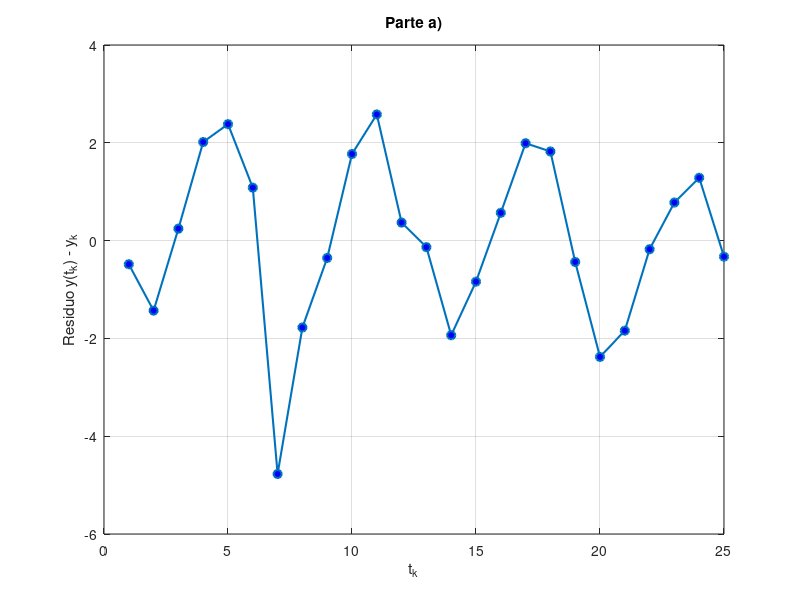

The MATLAB script that drew this image:
t = (1:25)';
y = [ 5.0291 6.5099 5.3666 4.1272 4.2948 ...
      6.1261 12.5140 10.0502 9.1614 7.5677 ...
      7.2920 10.0357 11.0708 13.4045 12.8415 ...
      11.9666 11.0765 11.7774 14.5701 17.0440 ...
      17.0398 15.9069 15.4850 15.5112 17.6572]';

A = [ones(size(t)), t];

%(A' * A) * beta = A' * y
AtA = A' * A;
Aty = A' * y;
beta = AtA \ Aty;

y_tk = A * beta;
r = y_tk - y;

figure;
plot(t, r, 'o-', 'LineWidth', 1.5, 'MarkerFaceColor', 'b');
grid on;
xlabel('t_k');
ylabel('Residuo y(t_k) - y_k');
title('Parte a)');
